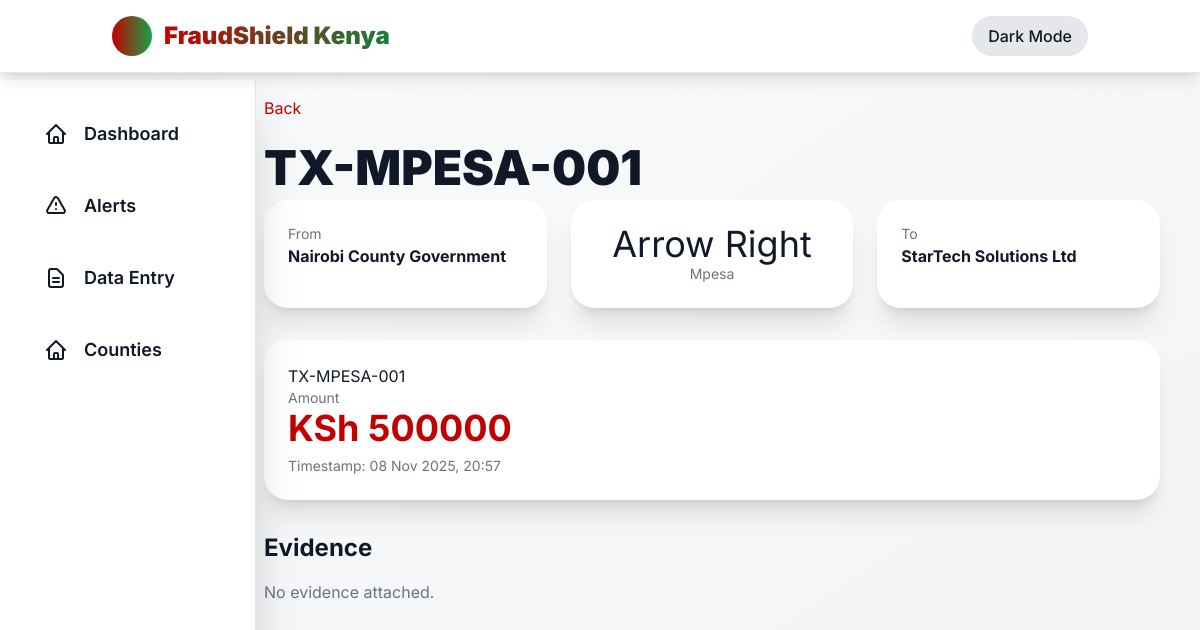
Screenshot of /transaction/TX-MPESA-001/ with the database file from the repository.
### core/models.py (models this page shows, shortened)
class Transaction(models.Model):
    tx_id = models.CharField(max_length=100, unique=True)
    source_entity = models.ForeignKey(Entity, related_name='outgoing', on_delete=models.CASCADE)
    dest_entity = models.ForeignKey(Entity, related_name='incoming', on_delete=models.CASCADE)
    amount = models.DecimalField(max_digits=20, decimal_places=2)
    timestamp = models.DateTimeField()
    tx_type = models.CharField(max_length=50)  # 'mpesa','bank','cheque'
    metadata = models.JSONField(default=dict, blank=True)

class Entity(models.Model):
    ENTITY_TYPES = [('county','county'),('vendor','vendor'),('mp','mp'),('bank','bank'),('telco','telco')]
    name = models.CharField(max_length=255)
    entity_type = models.CharField(max_length=50, choices=ENTITY_TYPES)
    national_id = models.CharField(max_length=50, blank=True, null=True)
    phone = models.CharField(max_length=30, blank=True, null=True)
    metadata = models.JSONField(default=dict, blank=True)
    county = models.ForeignKey(County, null=True, blank=True, on_delete=models.SET_NULL)

### core/views.py (the view)
# urls.py: path('transaction/<str:tx_id>/', views.transaction_detail, name='transaction-detail'),
def transaction_detail(request, tx_id):
    tx = get_object_or_404(Transaction, tx_id=tx_id)
    evidence = EvidenceDocument.objects.filter(related_transaction=tx)
    return render(request, 'detail/transaction.html', {
        'tx': tx,
        'evidence': evidence
    })

### templates/detail/transaction.html (shortened to what this page needs)
{% extends 'base.html' %}
{% block content %}
<div class="max-w-4xl mx-auto">
  <a href="/" class="inline-block mb-6 text-kenya-red hover:underline">Back</a>
  <h1 class="text-5xl font-black mb-2">{{ tx.tx_id }}</h1>
  <div class="grid grid-cols-1 md:grid-cols-3 gap-6 mb-8">
    <div class="bg-white dark:bg-gray-800 p-6 rounded-3xl shadow-xl">
      <p class="text-sm text-gray-500">From</p>
      <p class="font-bold">{{ tx.source_entity.name }}</p>
    </div>
    <div class="bg-white dark:bg-gray-800 p-6 rounded-3xl shadow-xl text-center">
      <p class="text-4xl">Arrow Right</p>
      <p class="text-sm text-gray-500">{{ tx.tx_type|capfirst }}</p>
    </div>
    <div class="bg-white dark:bg-gray-800 p-6 rounded-3xl shadow-xl">
      <p class="text-sm text-gray-500">To</p>
      <p class="font-bold">{{ tx.dest_entity.name }}</p>
    </div>
  </div>
  <div class="bg-white dark:bg-gray-800 p-6 rounded-3xl shadow-xl mb-8">
    {% if tx %}
        <h1>{{ tx.tx_id }}</h1>
        <p class="text-sm text-gray-500">Amount</p>
        <p class="text-4xl font-bold text-kenya-red">KSh {{ tx.amount|floatformat:0 }}</p>
        <p class="text-sm text-gray-500 mt-2">Timestamp: {{ tx.timestamp|date:"d M Y, H:i" }}</p>
    {% else %}
        <p>Transaction not found.</p>
    {% endif %}
  </div>
  <h2 class="text-2xl font-bold mb-4">Evidence</h2>
  <div class="grid grid-cols-1 md:grid-cols-2 gap-4">
    {% for doc in evidence %}
      <div class="border rounded-2xl p-4 bg-gray-50 dark:bg-gray-900">
        <p class="font-bold">{{ doc.doc_id }}</p>
        {% if doc.file %}
          <a href="{{ doc.file.url }}" target="_blank" class="text-kenya-red text-sm">View File</a>
        {% endif %}
        <p class="text-xs text-gray-500 mt-1">Uploaded: {{ doc.uploaded_at|date:"d M Y" }}</p>
      </div>
    {% empty %}
      <p class="text-gray-500">No evidence attached.</p>
    {% endfor %}
  </div>
</div>
{% endblock %}

### rows the page displays
Transaction: tx_id "TX-MPESA-001", source_entity.name "Nairobi County Government", tx_type "Mpesa", dest_entity.name "StarTech Solutions Ltd", amount "500000", timestamp "08 Nov 2025, 20:57"
